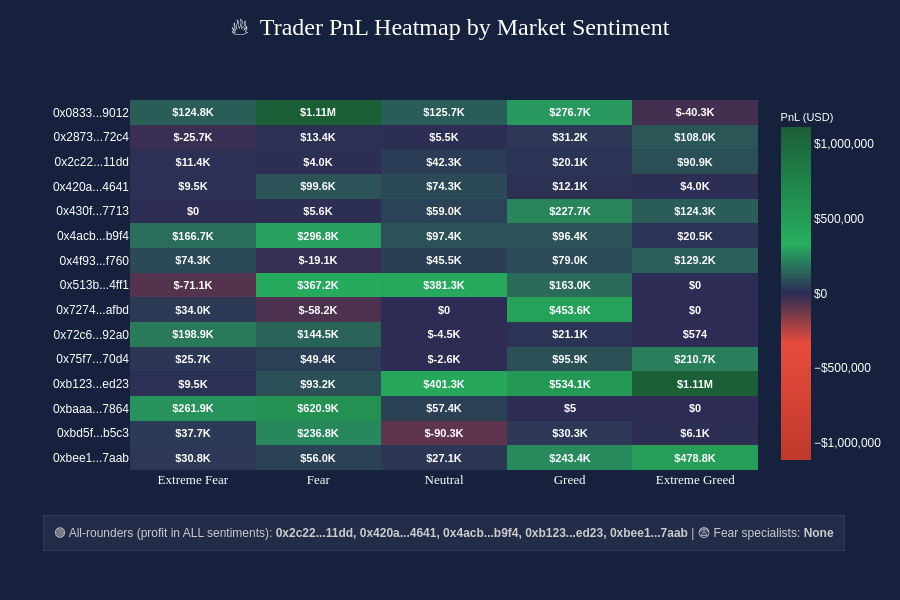

Notebook code cell kept with this figure:
### Code cell
# Heatmap showing each top trader's PnL across all 5 sentiment categories
# Green = profitable, Red = losing money in that sentiment
# This instantly reveals which traders are sentiment-dependent vs all-rounders
# This is the KEY hidden pattern the assignment is looking for!

import plotly.graph_objects as go

order = ['Extreme Fear', 'Fear', 'Neutral', 'Greed', 'Extreme Greed']

# Build heatmap matrix
heatmap_matrix = trader_sentiment_top[order].values
short_names = trader_sentiment_top['short_acc'].tolist()

# Format hover text with $ values
hover_text = []
for row in heatmap_matrix:
    hover_row = []
    for val in row:
        if abs(val) >= 1e6:
            hover_row.append(f'${val/1e6:.2f}M')
        elif abs(val) >= 1e3:
            hover_row.append(f'${val/1e3:.1f}K')
        else:
            hover_row.append(f'${val:.0f}')
    hover_text.append(hover_row)

# Text to show inside cells
cell_text = [[hover_text[i][j] for j in range(len(order))] for i in range(len(short_names))]

fig = go.Figure(go.Heatmap(
    z=heatmap_matrix,
    x=order,
    y=short_names,
    colorscale=[
        [0.0,  '#c0392b'],
        [0.35, '#e74c3c'],
        [0.5,  '#2c2c54'],
        [0.65, '#27ae60'],
        [1.0,  '#1a5e36']
    ],
    zmid=0,
    text=cell_text,
    texttemplate='<b>%{text}</b>',
    textfont=dict(size=11, color='white'),
    hovertemplate='<b>%{y}</b><br>Sentiment: %{x}<br>PnL: %{text}<extra></extra>',
    showscale=True,
    colorbar=dict(
        title=dict(text='PnL (USD)', font=dict(color='white', size=11)),
        tickfont=dict(color='white'),
        tickformat='$,.0f'
    )
))

# Dynamic insight
all_rounder = trader_sentiment_top[
    (trader_sentiment_top[order] > 0).all(axis=1)
]['short_acc'].tolist()

fear_only = trader_sentiment_top[
    (trader_sentiment_top['Fear'] > 0) & 
    (trader_sentiment_top['Greed'] <= 0)
]['short_acc'].tolist()

insight_text = (
    f'🟢 All-rounders (profit in ALL sentiments): <b>{", ".join(all_rounder) if all_rounder else "None"}</b> | '
    f'😨 Fear specialists: <b>{", ".join(fear_only) if fear_only else "None"}</b>'
)

fig.update_layout(
    title=dict(
        text='🔥  Trader PnL Heatmap by Market Sentiment',
        font=dict(size=24, family='Arial Black', color='white'),
        x=0.5, xanchor='center', y=0.97
    ),
    xaxis=dict(
        tickfont=dict(size=13, color='white', family='Arial Black'),
        showgrid=False,
        side='bottom'
    ),
    yaxis=dict(
        tickfont=dict(size=12, color='white'),
        showgrid=False,
        autorange='reversed'
    ),
    plot_bgcolor='#1a1a2e',
    paper_bgcolor='#16213e',
    height=600,
    margin=dict(t=100, b=130, l=130, r=100),
    font=dict(family='Arial, sans-serif', color='white'),
    hoverlabel=dict(
        bgcolor='#0f3460', font_size=13,
        font_color='white',
        bordercolor='rgba(255,255,255,0.2)'
    ),
    annotations=[
        dict(
            text=insight_text,
            xref='paper', yref='paper',
            x=0.5, y=-0.22,
            showarrow=False,
            font=dict(size=12, color='#ccc'),
            xanchor='center',
            bgcolor='rgba(255,255,255,0.05)',
            bordercolor='rgba(255,255,255,0.1)',
            borderwidth=1, borderpad=10
        )
    ]
)

fig.show()
fig.write_html('chart6_trader_heatmap.html')

### Figure 1 — Plotly figure (JSON) as saved in the notebook; plotly's stock layout.template omitted (floating-point values rounded to 4 significant figures)
{"data": [{"colorbar": {"tickfont": {"color": "white"}, "tickformat": "$,.0f", "title": {"font": {"color": "white", "size": 11}, "text": "PnL (USD)"}}, "colorscale": [[0, "#c0392b"], [0.35, "#e74c3c"], [0.5, "#2c2c54"], [0.65, "#27ae60"], [1, "#1a5e36"]], "hovertemplate": "<b>%{y}</b><br>Sentiment: %{x}<br>PnL: %{text}<extra></extra>", "showscale": true, "text": [["$124.8K", "$1.11M", "$125.7K", "$276.7K", "$-40.3K"], ["$-25.7K", "$13.4K", "$5.5K", "$31.2K", "$108.0K"], ["$11.4K", "$4.0K", "$42.3K", "$20.1K", "$90.9K"], ["$9.5K", "$99.6K", "$74.3K", "$12.1K", "$4.0K"], ["$0", "$5.6K", "$59.0K", "$227.7K", "$124.3K"], ["$166.7K", "$296.8K", "$97.4K", "$96.4K", "$20.5K"], ["$74.3K", "$-19.1K", "$45.5K", "$79.0K", "$129.2K"], ["$-71.1K", "$367.2K", "$381.3K", "$163.0K", "$0"], ["$34.0K", "$-58.2K", "$0", "$453.6K", "$0"], ["$198.9K", "$144.5K", "$-4.5K", "$21.1K", "$574"], ["$25.7K", "$49.4K", "$-2.6K", "$95.9K", "$210.7K"], ["$9.5K", "$93.2K", "$401.3K", "$534.1K", "$1.11M"], ["$261.9K", "$620.9K", "$57.4K", "$5", "$0"], ["$37.7K", "$236.8K", "$-90.3K", "$30.3K", "$6.1K"], ["$30.8K", "$56.0K", "$27.1K", "$243.4K", "$478.8K"]], "textfont": {"color": "white", "size": 11}, "texttemplate": "<b>%{text}</b>", "type": "heatmap", "x": ["Extreme Fear", "Fear", "Neutral", "Greed", "Extreme Greed"], "y": ["0x0833...9012", "0x2873...72c4", "0x2c22...11dd", "0x420a...4641", "0x430f...7713", "0x4acb...b9f4", "0x4f93...f760", "0x513b...4ff1", "0x7274...afbd", "0x72c6...92a0", "0x75f7...70d4", "0xb123...ed23", "0xbaaa...7864", "0xbd5f...b5c3", "0xbee1...7aab"], "z": [[124800.0, 1113000.0, 125700.0, 276700.0, -40280.0], [-25670.0, 13420.0, 5506.0, 31190.0, 108000.0], [11420.0, 3979.0, 42290.0, 20080.0, 90900.0], [9461.0, 99650.0, 74290.0, 12080.0, 4020.0], [0.0, 5615.0, 58960.0, 227700.0, 124300.0], [166700.0, 296800.0, 97380.0, 96390.0, 20500.0], [74350.0, -19130.0, 45510.0, 79020.0, 129200.0], [-71120.0, 367200.0, 381300.0, 163000.0, 0.0], [33980.0, -58220.0, 0.0, 453600.0, 0.0], [198900.0, 144500.0, -4527.0, 21080.0, 573.6], [25670.0, 49360.0, -2606.0, 95940.0, 210700.0], [9545.0, 93170.0, 401300.0, 534100.0, 1105000.0], [261900.0, 620900.0, 57370.0, 4.672, 0.0], [37710.0, 236800.0, -90300.0, 30260.0, 6053.0], [30770.0, 55980.0, 27120.0, 243400.0, 478800.0]], "zmid": 0}], "layout": {"annotations": [{"bgcolor": "rgba(255,255,255,0.05)", "bordercolor": "rgba(255,255,255,0.1)", "borderpad": 10, "borderwidth": 1, "font": {"color": "#ccc", "size": 12}, "showarrow": false, "text": "🟢 All-rounders (profit in ALL sentiments): <b>0x2c22...11dd, 0x420a...4641, 0x4acb...b9f4, 0xb123...ed23, 0xbee1...7aab</b> | 😨 Fear specialists: <b>None</b>", "x": 0.5, "xanchor": "center", "xref": "paper", "y": -0.22, "yref": "paper"}], "font": {"color": "white", "family": "Arial, sans-serif"}, "height": 600, "hoverlabel": {"bgcolor": "#0f3460", "bordercolor": "rgba(255,255,255,0.2)", "font": {"color": "white", "size": 13}}, "margin": {"b": 130, "l": 130, "r": 100, "t": 100}, "paper_bgcolor": "#16213e", "plot_bgcolor": "#1a1a2e", "title": {"font": {"color": "white", "family": "Arial Black", "size": 24}, "text": "🔥  Trader PnL Heatmap by Market Sentiment", "x": 0.5, "xanchor": "center", "y": 0.97}, "xaxis": {"showgrid": false, "side": "bottom", "tickfont": {"color": "white", "family": "Arial Black", "size": 13}}, "yaxis": {"autorange": "reversed", "showgrid": false, "tickfont": {"color": "white", "size": 12}}}}
